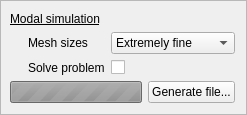
<?xml version="1.0" encoding="UTF-8"?>
<ui version="4.0">
 <class>GenerateComsolFile</class>
 <widget class="QFrame" name="GenerateComsolFile">
  <property name="windowModality">
   <enum>Qt::ApplicationModal</enum>
  </property>
  <property name="geometry">
   <rect>
    <x>0</x>
    <y>0</y>
    <width>250</width>
    <height>136</height>
   </rect>
  </property>
  <property name="windowTitle">
   <string>Generate COMSOL file</string>
  </property>
  <property name="frameShape">
   <enum>QFrame::StyledPanel</enum>
  </property>
  <property name="frameShadow">
   <enum>QFrame::Raised</enum>
  </property>
  <layout class="QVBoxLayout" name="verticalLayout">
   <property name="sizeConstraint">
    <enum>QLayout::SetFixedSize</enum>
   </property>
   <property name="leftMargin">
    <number>9</number>
   </property>
   <item>
    <widget class="QLabel" name="label">
     <property name="font">
      <font>
       <weight>50</weight>
       <italic>false</italic>
       <bold>false</bold>
       <underline>true</underline>
      </font>
     </property>
     <property name="text">
      <string>Modal simulation</string>
     </property>
    </widget>
   </item>
   <item>
    <layout class="QFormLayout" name="modalSimulationFLayout">
     <property name="fieldGrowthPolicy">
      <enum>QFormLayout::AllNonFixedFieldsGrow</enum>
     </property>
     <property name="formAlignment">
      <set>Qt::AlignLeading|Qt::AlignLeft|Qt::AlignTop</set>
     </property>
     <property name="leftMargin">
      <number>18</number>
     </property>
     <item row="0" column="1">
      <widget class="QComboBox" name="cbMeshSizes">
       <property name="currentIndex">
        <number>0</number>
       </property>
       <item>
        <property name="text">
         <string>Extremely fine</string>
        </property>
       </item>
       <item>
        <property name="text">
         <string>Extra fine</string>
        </property>
       </item>
       <item>
        <property name="text">
         <string>Finer</string>
        </property>
       </item>
       <item>
        <property name="text">
         <string>Fine</string>
        </property>
       </item>
       <item>
        <property name="text">
         <string>Normal</string>
        </property>
       </item>
       <item>
        <property name="text">
         <string>Coarse</string>
        </property>
       </item>
       <item>
        <property name="text">
         <string>Coarser</string>
        </property>
       </item>
       <item>
        <property name="text">
         <string>Extra coarse</string>
        </property>
       </item>
       <item>
        <property name="text">
         <string>Extremely coarse</string>
        </property>
       </item>
      </widget>
     </item>
     <item row="1" column="0">
      <widget class="QLabel" name="lSolveProblem">
       <property name="text">
        <string>Solve problem</string>
       </property>
      </widget>
     </item>
     <item row="1" column="1">
      <widget class="QCheckBox" name="cbSolveProblem">
       <property name="text">
        <string/>
       </property>
      </widget>
     </item>
     <item row="0" column="0">
      <widget class="QLabel" name="lMeshSizes">
       <property name="text">
        <string>Mesh sizes</string>
       </property>
      </widget>
     </item>
    </layout>
   </item>
   <item>
    <layout class="QHBoxLayout" name="bottomLayout">
     <item>
      <widget class="QProgressBar" name="progressBar">
       <property name="enabled">
        <bool>false</bool>
       </property>
       <property name="maximum">
        <number>0</number>
       </property>
       <property name="value">
        <number>-1</number>
       </property>
       <property name="textVisible">
        <bool>false</bool>
       </property>
       <property name="invertedAppearance">
        <bool>false</bool>
       </property>
       <property name="format">
        <string/>
       </property>
      </widget>
     </item>
     <item>
      <widget class="QPushButton" name="bGenerate">
       <property name="text">
        <string>Generate file...</string>
       </property>
      </widget>
     </item>
    </layout>
   </item>
  </layout>
 </widget>
 <resources/>
 <connections/>
</ui>
